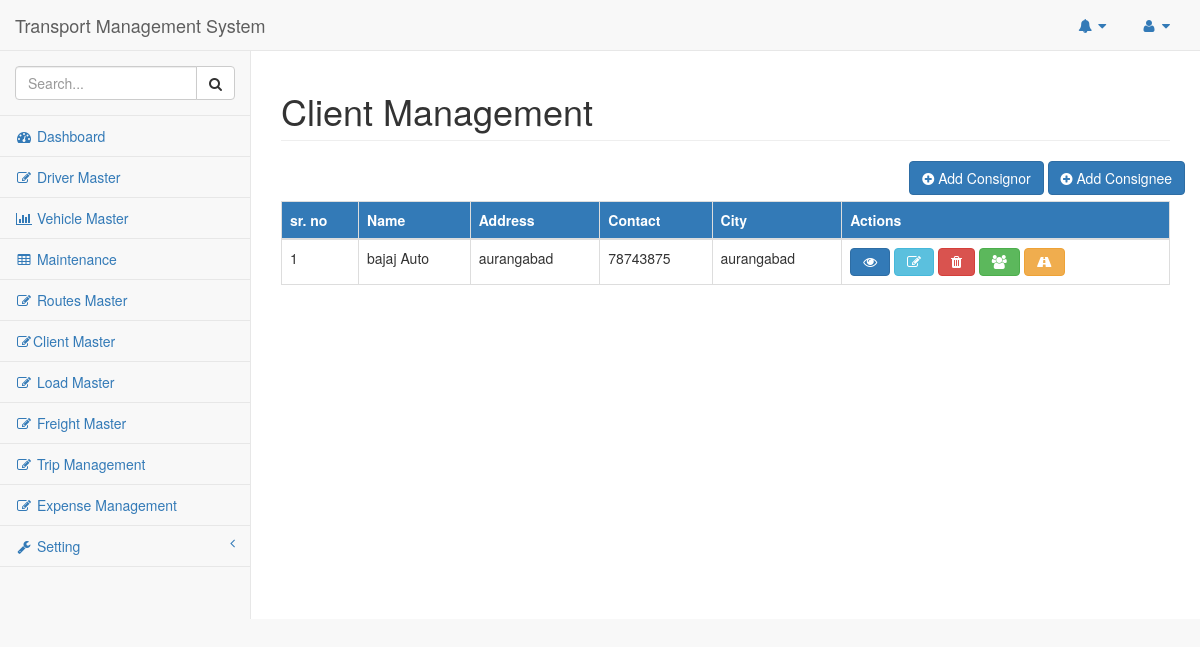
/index.php/client, run on an earlier commit of the app's database.
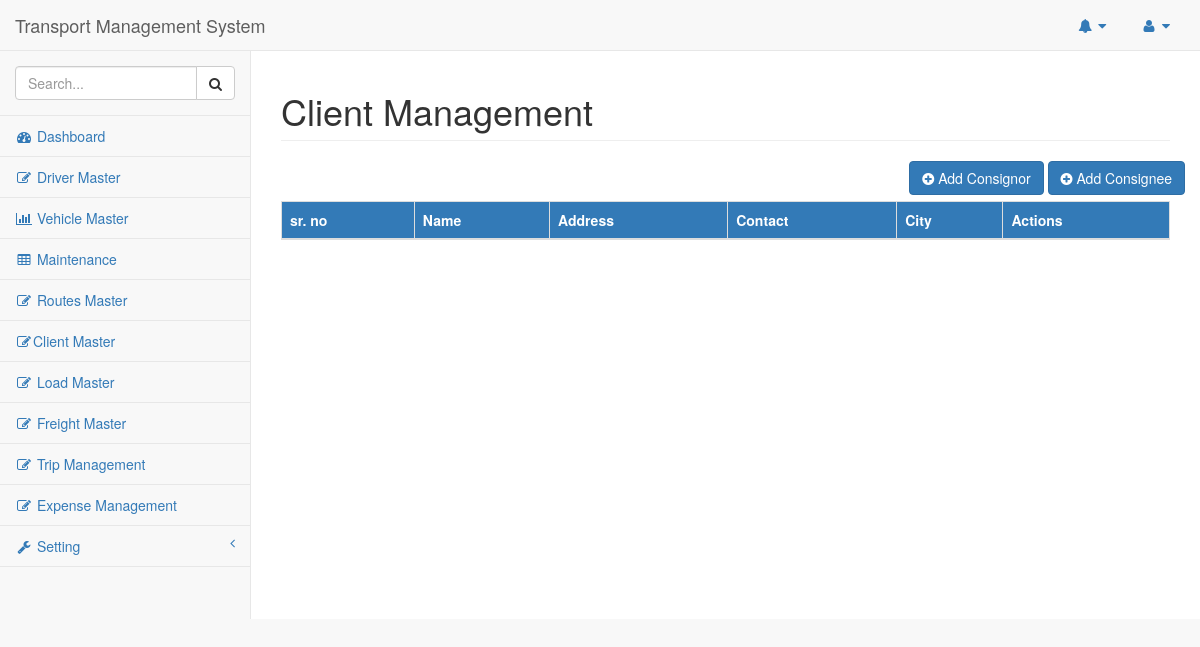
And on a later commit of the database.
### tables this page shows
CREATE TABLE `consignors` (
  `consignor_id` int(11) NOT NULL,
  `consignor_name` varchar(50) NOT NULL,
  `consignor_contact` varchar(20) NOT NULL,
  `consignor_address` varchar(225) NOT NULL,
  `consignor_pin_code` int(11) NOT NULL,
  `consignor_city` varchar(100) NOT NULL,
  `consignor_state` varchar(100) NOT NULL
);

### application/controllers/Client.php (called while the page is built, shortened)
<?php
class Client extends CI_Controller
{
    public function index()
    {
        $consinee_list = $this->common_model->get_consignors();
        $data['consinee_list'] = $consinee_list;
        template($this, 'client', $data);
    }
}

### index.php (called while the page is built, shortened)
<?php
require_once BASEPATH.'core/CodeIgniter.php';

### application/models/Common_model.php (called while the page is built, shortened)
<?php
class Common_model extends CI_Model
{
    public function get_consignors()
    {
        $query = $this->db->get('consignors');
        return $query->result_array();
    }
}

### application/views/client.php (the view, shortened to what this page needs)
<body>
    <div id="wrapper">
        <div id="page-wrapper">
            <div class="row">
                <div class="col-lg-12">
                    <h1 class="page-header">Client Management</h1>
                </div>
            </div>
                <div class="row pull-right">
                <button type="button" class="btn btn-primary" id="add_consignor_btn"><i class="fa fa-plus-circle"></i> Add Consignor</button>
                <button type="button" class="btn btn-primary" id="add_consignee_btn"><i class="fa fa-plus-circle"></i> Add Consignee</button>
                </div>
                <br/>
                <br/>
                <div class="tab-content">
                    <div role="tabpanel" class="tab-pane active" id="client">
                        <div class="card-body">
                            <div class="table-responsive">
                                <table class="table table-bordered table-hover" id="dataTable">
                                    <thead class="bg-primary">
                                        <tr>
                                            <th>sr. no</th>
                                            <th>Name</th>
                                            <th>Address</th>
                                            <th>Contact</th>
                                            <th>City</th>
                                            <th>Actions</th>
                                        </tr>
                                    </thead>
                                    <tbody>
                                        <?php
                                            $count = 1;
                                            foreach ($consinee_list as $value) {
                                                echo '
                                                    <tr>
                                                        <td>'.$count++.'</td>
                                                        <td>'.$value['consignor_name'].'</td>
                                                        <td>'.$value['consignor_address'].'</td>
                                                        <td>'.$value['consignor_contact'].'</td>
                                                        <td>'.$value['consignor_city'].'</td>
                                                        <td value='.$value['consignor_id'].'>
                                                        <button class="btn btn-primary fa fa-eye view_consignor" ></button>
                                                          <button class="btn btn-info fa fa-edit update_consignor" ></button>
                                                          <button class="btn btn-danger fa fa-trash delete_consignor"></button>
                                                          <button class="btn btn-success fa fa-users view_consignee"></button>
                                                          <button class="btn btn-warning fa fa-road assign_route"></button>
                                                        </td>
                                                    </tr>
                                                ';
                                            }
                                        ?>
                                    </tbody>
                                </table>
                            </div>
                        </div>
                    </div>
                </div>
            </div>
        </div>
</body>

What changed in the data, as far as the page shows it:
removed consignors: consignor_name "bajaj Auto", consignor_address "aurangabad", consignor_contact "78743875", consignor_city "aurangabad"
